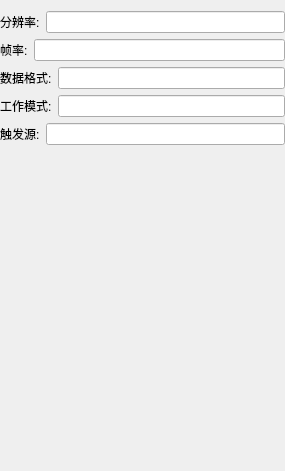
<?xml version="1.0" encoding="UTF-8"?>
<ui version="4.0">
 <class>CurAttrDlg</class>
 <widget class="QDialog" name="CurAttrDlg">
  <property name="geometry">
   <rect>
    <x>0</x>
    <y>0</y>
    <width>285</width>
    <height>471</height>
   </rect>
  </property>
  <property name="windowTitle">
   <string>Dialog</string>
  </property>
  <layout class="QVBoxLayout" name="verticalLayout">
   <property name="leftMargin">
    <number>0</number>
   </property>
   <property name="rightMargin">
    <number>0</number>
   </property>
   <property name="bottomMargin">
    <number>0</number>
   </property>
   <item>
    <layout class="QHBoxLayout" name="horizontalLayout">
     <item>
      <widget class="QLabel" name="label_roi_w_h">
       <property name="text">
        <string>分辨率:</string>
       </property>
      </widget>
     </item>
     <item>
      <widget class="QLineEdit" name="lineEdit_roi_w_h"/>
     </item>
    </layout>
   </item>
   <item>
    <layout class="QHBoxLayout" name="horizontalLayout_2">
     <item>
      <widget class="QLabel" name="label_fps">
       <property name="text">
        <string>帧率:</string>
       </property>
      </widget>
     </item>
     <item>
      <widget class="QLineEdit" name="lineEdit_fps"/>
     </item>
    </layout>
   </item>
   <item>
    <layout class="QHBoxLayout" name="horizontalLayout_3">
     <item>
      <widget class="QLabel" name="label_pixelformat">
       <property name="text">
        <string>数据格式:</string>
       </property>
      </widget>
     </item>
     <item>
      <widget class="QLineEdit" name="lineEdit_pixelformat"/>
     </item>
    </layout>
   </item>
   <item>
    <layout class="QHBoxLayout" name="horizontalLayout_4">
     <item>
      <widget class="QLabel" name="label_trgmode">
       <property name="text">
        <string>工作模式:</string>
       </property>
      </widget>
     </item>
     <item>
      <widget class="QLineEdit" name="lineEdit_trgmode"/>
     </item>
    </layout>
   </item>
   <item>
    <layout class="QHBoxLayout" name="horizontalLayout_5">
     <item>
      <widget class="QLabel" name="label_trgsrc">
       <property name="text">
        <string>触发源:</string>
       </property>
      </widget>
     </item>
     <item>
      <widget class="QLineEdit" name="lineEdit_trgsrc"/>
     </item>
    </layout>
   </item>
   <item>
    <spacer name="verticalSpacer">
     <property name="orientation">
      <enum>Qt::Vertical</enum>
     </property>
     <property name="sizeHint" stdset="0">
      <size>
       <width>20</width>
       <height>40</height>
      </size>
     </property>
    </spacer>
   </item>
  </layout>
 </widget>
 <resources/>
 <connections/>
</ui>
